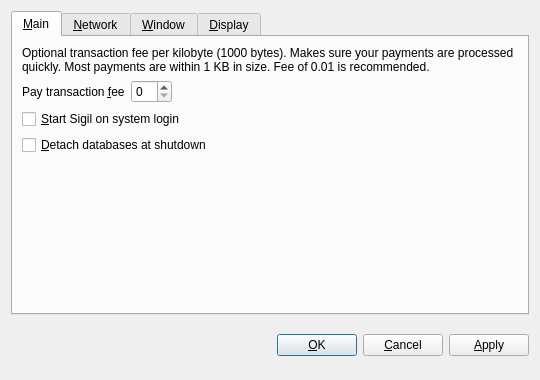
<?xml version="1.0" encoding="UTF-8"?>
<ui version="4.0">
 <class>OptionsDialog</class>
 <widget class="QDialog" name="OptionsDialog">
  <property name="geometry">
   <rect>
    <x>0</x>
    <y>0</y>
    <width>540</width>
    <height>380</height>
   </rect>
  </property>
  <property name="windowTitle">
   <string>Options</string>
  </property>
  <property name="modal">
   <bool>true</bool>
  </property>
  <layout class="QVBoxLayout" name="verticalLayout">
   <item>
    <widget class="QTabWidget" name="tabWidget">
     <property name="tabPosition">
      <enum>QTabWidget::North</enum>
     </property>
     <property name="currentIndex">
      <number>0</number>
     </property>
     <widget class="QWidget" name="tabMain">
      <attribute name="title">
       <string>&amp;Main</string>
      </attribute>
      <layout class="QVBoxLayout" name="verticalLayout_Main">
       <item>
        <widget class="QLabel" name="transactionFeeInfoLabel">
         <property name="text">
          <string>Optional transaction fee per kilobyte (1000 bytes). Makes sure your payments are processed quickly. Most payments are within 1 KB in size. Fee of 0.01 is recommended.</string>
         </property>
         <property name="textFormat">
          <enum>Qt::PlainText</enum>
         </property>
         <property name="wordWrap">
          <bool>true</bool>
         </property>
        </widget>
       </item>
       <item>
        <layout class="QHBoxLayout" name="horizontalLayout_Main">
         <item>
          <widget class="QLabel" name="transactionFeeLabel">
           <property name="text">
            <string>Pay transaction &amp;fee</string>
           </property>
           <property name="textFormat">
            <enum>Qt::PlainText</enum>
           </property>
           <property name="buddy">
            <cstring>transactionFee</cstring>
           </property>
          </widget>
         </item>
         <item>
          <widget class="BitcoinAmountField" name="transactionFee"/>
         </item>
         <item>
          <spacer name="horizontalSpacer_Main">
           <property name="orientation">
            <enum>Qt::Horizontal</enum>
           </property>
           <property name="sizeHint" stdset="0">
            <size>
             <width>40</width>
             <height>20</height>
            </size>
           </property>
          </spacer>
         </item>
        </layout>
       </item>
       <item>
        <widget class="QCheckBox" name="bitcoinAtStartup">
         <property name="toolTip">
          <string>Automatically start Sigil after logging in to the system.</string>
         </property>
         <property name="text">
          <string>&amp;Start Sigil on system login</string>
         </property>
        </widget>
       </item>
       <item>
        <widget class="QCheckBox" name="detachDatabases">
         <property name="toolTip">
          <string>Detach block and address databases at shutdown. This means they can be moved to another data directory, but it slows down shutdown. The wallet is always detached.</string>
         </property>
         <property name="text">
          <string>&amp;Detach databases at shutdown</string>
         </property>
        </widget>
       </item>
       <item>
        <spacer name="verticalSpacer_Main">
         <property name="orientation">
          <enum>Qt::Vertical</enum>
         </property>
         <property name="sizeHint" stdset="0">
          <size>
           <width>20</width>
           <height>40</height>
          </size>
         </property>
        </spacer>
       </item>
      </layout>
     </widget>
     <widget class="QWidget" name="tabNetwork">
      <attribute name="title">
       <string>&amp;Network</string>
      </attribute>
      <layout class="QVBoxLayout" name="verticalLayout_Network">
       <item>
        <widget class="QCheckBox" name="mapPortUpnp">
         <property name="toolTip">
          <string>Automatically open the Sigil client port on the router. This only works when your router supports UPnP and it is enabled.</string>
         </property>
         <property name="text">
          <string>Map port using &amp;UPnP</string>
         </property>
        </widget>
       </item>
       <item>
        <widget class="QCheckBox" name="connectSocks">
         <property name="toolTip">
          <string>Connect to the Sigil network through a SOCKS proxy (e.g. when connecting through Tor).</string>
         </property>
         <property name="text">
          <string>&amp;Connect through SOCKS proxy:</string>
         </property>
        </widget>
       </item>
       <item>
        <layout class="QHBoxLayout" name="horizontalLayout_Network">
         <item>
          <widget class="QLabel" name="proxyIpLabel">
           <property name="text">
            <string>Proxy &amp;IP:</string>
           </property>
           <property name="textFormat">
            <enum>Qt::PlainText</enum>
           </property>
           <property name="buddy">
            <cstring>proxyIp</cstring>
           </property>
          </widget>
         </item>
         <item>
          <widget class="QValidatedLineEdit" name="proxyIp">
           <property name="maximumSize">
            <size>
             <width>140</width>
             <height>16777215</height>
            </size>
           </property>
           <property name="toolTip">
            <string>IP address of the proxy (e.g. 127.0.0.1)</string>
           </property>
          </widget>
         </item>
         <item>
          <widget class="QLabel" name="proxyPortLabel">
           <property name="text">
            <string>&amp;Port:</string>
           </property>
           <property name="textFormat">
            <enum>Qt::PlainText</enum>
           </property>
           <property name="buddy">
            <cstring>proxyPort</cstring>
           </property>
          </widget>
         </item>
         <item>
          <widget class="QLineEdit" name="proxyPort">
           <property name="maximumSize">
            <size>
             <width>55</width>
             <height>16777215</height>
            </size>
           </property>
           <property name="toolTip">
            <string>Port of the proxy (e.g. 9050)</string>
           </property>
          </widget>
         </item>
         <item>
          <widget class="QLabel" name="socksVersionLabel">
           <property name="text">
            <string>SOCKS &amp;Version:</string>
           </property>
           <property name="textFormat">
            <enum>Qt::PlainText</enum>
           </property>
           <property name="buddy">
            <cstring>socksVersion</cstring>
           </property>
          </widget>
         </item>
         <item>
          <widget class="QValueComboBox" name="socksVersion">
           <property name="toolTip">
            <string>SOCKS version of the proxy (e.g. 5)</string>
           </property>
          </widget>
         </item>
         <item>
          <spacer name="horizontalSpacer_Network">
           <property name="orientation">
            <enum>Qt::Horizontal</enum>
           </property>
           <property name="sizeHint" stdset="0">
            <size>
             <width>40</width>
             <height>20</height>
            </size>
           </property>
          </spacer>
         </item>
        </layout>
       </item>
       <item>
        <spacer name="verticalSpacer_Network">
         <property name="orientation">
          <enum>Qt::Vertical</enum>
         </property>
         <property name="sizeHint" stdset="0">
          <size>
           <width>20</width>
           <height>40</height>
          </size>
         </property>
        </spacer>
       </item>
      </layout>
     </widget>
     <widget class="QWidget" name="tabWindow">
      <attribute name="title">
       <string>&amp;Window</string>
      </attribute>
      <layout class="QVBoxLayout" name="verticalLayout_Window">
       <item>
        <widget class="QCheckBox" name="minimizeToTray">
         <property name="toolTip">
          <string>Show only a tray icon after minimizing the window.</string>
         </property>
         <property name="text">
          <string>&amp;Minimize to the tray instead of the taskbar</string>
         </property>
        </widget>
       </item>
       <item>
        <widget class="QCheckBox" name="minimizeOnClose">
         <property name="toolTip">
          <string>Minimize instead of exit the application when the window is closed. When this option is enabled, the application will be closed only after selecting Quit in the menu.</string>
         </property>
         <property name="text">
          <string>M&amp;inimize on close</string>
         </property>
        </widget>
       </item>
       <item>
        <spacer name="verticalSpacer_Window">
         <property name="orientation">
          <enum>Qt::Vertical</enum>
         </property>
         <property name="sizeHint" stdset="0">
          <size>
           <width>20</width>
           <height>40</height>
          </size>
         </property>
        </spacer>
       </item>
      </layout>
     </widget>
     <widget class="QWidget" name="tabDisplay">
      <attribute name="title">
       <string>&amp;Display</string>
      </attribute>
      <layout class="QVBoxLayout" name="verticalLayout_Display">
       <item>
        <layout class="QHBoxLayout" name="horizontalLayout_1_Display">
         <item>
          <widget class="QLabel" name="langLabel">
           <property name="text">
            <string>User Interface &amp;language:</string>
           </property>
           <property name="textFormat">
            <enum>Qt::PlainText</enum>
           </property>
           <property name="buddy">
            <cstring>lang</cstring>
           </property>
          </widget>
         </item>
         <item>
          <widget class="QValueComboBox" name="lang">
           <property name="toolTip">
            <string>The user interface language can be set here. This setting will take effect after restarting Sigil.</string>
           </property>
          </widget>
         </item>
        </layout>
       </item>
       <item>
        <layout class="QHBoxLayout" name="horizontalLayout_2_Display">
         <item>
          <widget class="QLabel" name="unitLabel">
           <property name="text">
            <string>&amp;Unit to show amounts in:</string>
           </property>
           <property name="textFormat">
            <enum>Qt::PlainText</enum>
           </property>
           <property name="buddy">
            <cstring>unit</cstring>
           </property>
          </widget>
         </item>
         <item>
          <widget class="QValueComboBox" name="unit">
           <property name="toolTip">
            <string>Choose the default subdivision unit to show in the interface and when sending coins.</string>
           </property>
          </widget>
         </item>
        </layout>
       </item>
       <item>
        <widget class="QCheckBox" name="displayAddresses">
         <property name="toolTip">
          <string>Whether to show Sigil addresses in the transaction list or not.</string>
         </property>
         <property name="text">
          <string>&amp;Display addresses in transaction list</string>
         </property>
        </widget>
       </item>
       <item>
        <widget class="QCheckBox" name="coinControlFeatures">
         <property name="toolTip">
          <string>Whether to show the Coin Control or not.</string>
         </property>
         <property name="text">
          <string>Enable the Coin &amp;Control (beta!)</string>
         </property>
        </widget>
       </item>
       <item>
        <spacer name="verticalSpacer_Display">
         <property name="orientation">
          <enum>Qt::Vertical</enum>
         </property>
         <property name="sizeHint" stdset="0">
          <size>
           <width>20</width>
           <height>40</height>
          </size>
         </property>
        </spacer>
       </item>
      </layout>
     </widget>
    </widget>
   </item>
   <item>
    <layout class="QHBoxLayout" name="horizontalLayout_Buttons">
     <item>
      <spacer name="horizontalSpacer_1">
       <property name="orientation">
        <enum>Qt::Horizontal</enum>
       </property>
       <property name="sizeHint" stdset="0">
        <size>
         <width>40</width>
         <height>48</height>
        </size>
       </property>
      </spacer>
     </item>
     <item>
      <widget class="QLabel" name="statusLabel">
       <property name="font">
        <font>
         <weight>75</weight>
         <bold>true</bold>
        </font>
       </property>
       <property name="text">
        <string/>
       </property>
       <property name="textFormat">
        <enum>Qt::PlainText</enum>
       </property>
       <property name="wordWrap">
        <bool>true</bool>
       </property>
      </widget>
     </item>
     <item>
      <spacer name="horizontalSpacer_2">
       <property name="orientation">
        <enum>Qt::Horizontal</enum>
       </property>
       <property name="sizeHint" stdset="0">
        <size>
         <width>40</width>
         <height>48</height>
        </size>
       </property>
      </spacer>
     </item>
     <item>
      <widget class="QPushButton" name="okButton">
       <property name="text">
        <string>&amp;OK</string>
       </property>
      </widget>
     </item>
     <item>
      <widget class="QPushButton" name="cancelButton">
       <property name="text">
        <string>&amp;Cancel</string>
       </property>
       <property name="autoDefault">
        <bool>false</bool>
       </property>
      </widget>
     </item>
     <item>
      <widget class="QPushButton" name="applyButton">
       <property name="text">
        <string>&amp;Apply</string>
       </property>
       <property name="autoDefault">
        <bool>false</bool>
       </property>
      </widget>
     </item>
    </layout>
   </item>
  </layout>
 </widget>
 <customwidgets>
  <customwidget>
   <class>BitcoinAmountField</class>
   <extends>QSpinBox</extends>
   <header>bitcoinamountfield.h</header>
  </customwidget>
  <customwidget>
   <class>QValueComboBox</class>
   <extends>QComboBox</extends>
   <header>qvaluecombobox.h</header>
  </customwidget>
  <customwidget>
   <class>QValidatedLineEdit</class>
   <extends>QLineEdit</extends>
   <header>qvalidatedlineedit.h</header>
  </customwidget>
 </customwidgets>
 <resources/>
 <connections/>
</ui>
